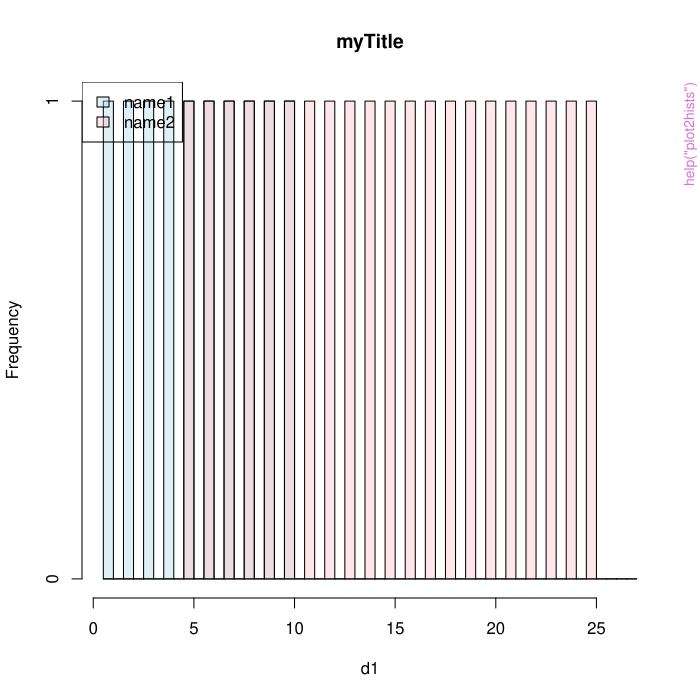

Reproduce this figure in R.
pkgname <- "Pirat"
source(file.path(R.home("share"), "R", "examples-header.R"))
options(warn = 1)
library('Pirat')

base::assign(".oldSearch", base::search(), pos = 'CheckExEnv')
base::assign(".old_wd", base::getwd(), pos = 'CheckExEnv')
cleanEx()
nameEx("estimate_gamma")
### * estimate_gamma

flush(stderr()); flush(stdout())

### Name: estimate_gamma
### Title: Estimate missingness parameters Gamma
### Aliases: estimate_gamma

### ** Examples

data(subbouyssie)
estimate_gamma(subbouyssie$peptides_ab)




cleanEx()
nameEx("estimate_psi_df")
### * estimate_psi_df

flush(stderr()); flush(stdout())

### Name: estimate_psi_df
### Title: Estimate psi and degrees of freedom
### Aliases: estimate_psi_df

### ** Examples

data(subbouyssie)
obj <- subbouyssie
# Keep only fully observed peptides
obs2NApep <- obj$peptides_ab[ ,colSums(is.na(obj$peptides_ab)) <= 0] 
estimate_psi_df(obs2NApep)





cleanEx()
nameEx("get_indexes_embedded_prots")
### * get_indexes_embedded_prots

flush(stderr()); flush(stdout())

### Name: get_indexes_embedded_prots
### Title: Indexes of PGs embedded in each others
### Aliases: get_indexes_embedded_prots

### ** Examples

data(subbouyssie)
get_indexes_embedded_prots(subbouyssie$adj)




cleanEx()
nameEx("impute_block_llk_reset")
### * impute_block_llk_reset

flush(stderr()); flush(stdout())

### Name: impute_block_llk_reset
### Title: Impute each PG.
### Aliases: impute_block_llk_reset

### ** Examples





cleanEx()
nameEx("impute_block_llk_reset_PG")
### * impute_block_llk_reset_PG

flush(stderr()); flush(stdout())

### Name: impute_block_llk_reset_PG
### Title: Impute each PG.
### Aliases: impute_block_llk_reset_PG

### ** Examples






cleanEx()
nameEx("impute_from_blocks")
### * impute_from_blocks

flush(stderr()); flush(stdout())

### Name: impute_from_blocks
### Title: Impute abundance table from PGs results
### Aliases: impute_from_blocks

### ** Examples

Py_impute_block_llk_reset <- function(data.pep.rna.mis, psi) { 
proc <- basilisk::basiliskStart(envPirat)

func <- basilisk::basiliskRun(proc, 
    fun = function(arg1, arg2) {
        
        imputed_pgs <- Pirat::impute_block_llk_reset(arg1, arg2)
        imputed_pgs 
    }, arg1 = data.pep.rna.mis, arg2 = psi)

basilisk::basiliskStop(proc)
func
}


data(subbouyssie)
obj <- subbouyssie
# Keep only fully observed peptides
obs2NApep <- obj$peptides_ab[ ,colSums(is.na(obj$peptides_ab)) <= 0] 
res_hyperparam <- estimate_psi_df(obs2NApep)
psi <- res_hyperparam$psi
imputed_pgs <- Py_impute_block_llk_reset(obj, psi)
impute_from_blocks(imputed_pgs, obj)





cleanEx()
nameEx("pipeline_llkimpute")
### * pipeline_llkimpute

flush(stderr()); flush(stdout())

### Name: pipeline_llkimpute
### Title: Pirat imputation function
### Aliases: pipeline_llkimpute my_pipeline_llkimpute

### ** Examples

# Pirat classical mode
data(subbouyssie)
myResult <- my_pipeline_llkimpute(subbouyssie)

# Pirat with transcriptomic integration for singleton PGs
data(subropers)
nsamples = nrow(subropers$peptides_ab)
myResult <- my_pipeline_llkimpute(subropers, 
extension = "T",
rna.cond.mask = seq(nsamples), 
pep.cond.mask = seq(nsamples),
max.pg.size.pirat.t = 1)

## Not run: 
##D myResult <- pipeline_llkimpute(subbouyssie)
## End(Not run)



cleanEx()
nameEx("pirat2SE")
### * pirat2SE

flush(stderr()); flush(stdout())

### Name: pirat2SE
### Title: COnvert Pirat dataset to SummarizedExperiment
### Aliases: pirat2SE

### ** Examples

data(subbouyssie)
peptides_ab <- subbouyssie$peptides_ab
adj <- subbouyssie$adj
mask_prot_diff <- subbouyssie$mask_prot_diff
mask_pep_diff <- subbouyssie$mask_pep_diff
obj <- pirat2SE(peptides_ab, adj, mask_prot_diff, mask_pep_diff )
obj




cleanEx()
nameEx("plot2hists")
### * plot2hists

flush(stderr()); flush(stdout())

### Name: plot2hists
### Title: Plot 2 histograms
### Aliases: plot2hists

### ** Examples

v1 <- 1:10
v2 <- 5:25
plot2hists(v1, v2)




cleanEx()
nameEx("plot_pep_correlations")
### * plot_pep_correlations

flush(stderr()); flush(stdout())

### Name: plot_pep_correlations
### Title: Empirical density of peptide correlations
### Aliases: plot_pep_correlations

### ** Examples

data(subbouyssie)
plot_pep_correlations(subbouyssie, 'test')




cleanEx()
nameEx("rm_pg_from_idx_merge_pg")
### * rm_pg_from_idx_merge_pg

flush(stderr()); flush(stdout())

### Name: rm_pg_from_idx_merge_pg
### Title: Remove PGs by index and merge
### Aliases: rm_pg_from_idx_merge_pg

### ** Examples

data(ropers)
idxs_emb_prot = get_indexes_embedded_prots(ropers$adj)
ropers_wo_emb_prot = rm_pg_from_idx_merge_pg(ropers, idxs_emb_prot)




cleanEx()
nameEx("split_large_pg")
### * split_large_pg

flush(stderr()); flush(stdout())

### Name: split_large_pg
### Title: Split too large PGs
### Aliases: split_large_pg

### ** Examples

data(subbouyssie)
split.obj <- split_large_pg(subbouyssie$adj, 5)




cleanEx()
nameEx("split_large_pg_PG")
### * split_large_pg_PG

flush(stderr()); flush(stdout())

### Name: split_large_pg_PG
### Title: Splits too large PGs in proteogenomics context
### Aliases: split_large_pg_PG

### ** Examples

data(subropers)
split.obj <- split_large_pg_PG(subropers$adj, 5, subropers$adj_rna_pg)




cleanEx()
nameEx("wrapper_pipeline_llkimpute")
### * wrapper_pipeline_llkimpute

flush(stderr()); flush(stdout())

### Name: wrapper_pipeline_llkimpute
### Title: Imputation method using SummarizedExperiment dataset
### Aliases: wrapper_pipeline_llkimpute

### ** Examples

data(subbouyssie)
obj <- pirat2SE(subbouyssie$peptides_ab, subbouyssie$adj, 
subbouyssie$mask_prot_diff, subbouyssie$mask_pep_diff )
res <- wrapper_pipeline_llkimpute(obj)




### * <FOOTER>
###
cleanEx()
options(digits = 7L)
base::cat("Time elapsed: ", proc.time() - base::get("ptime", pos = 'CheckExEnv'),"\n")
grDevices::dev.off()
###
### Local variables: ***
### mode: outline-minor ***
### outline-regexp: "\\(> \\)?### [*]+" ***
### End: ***
quit('no')
